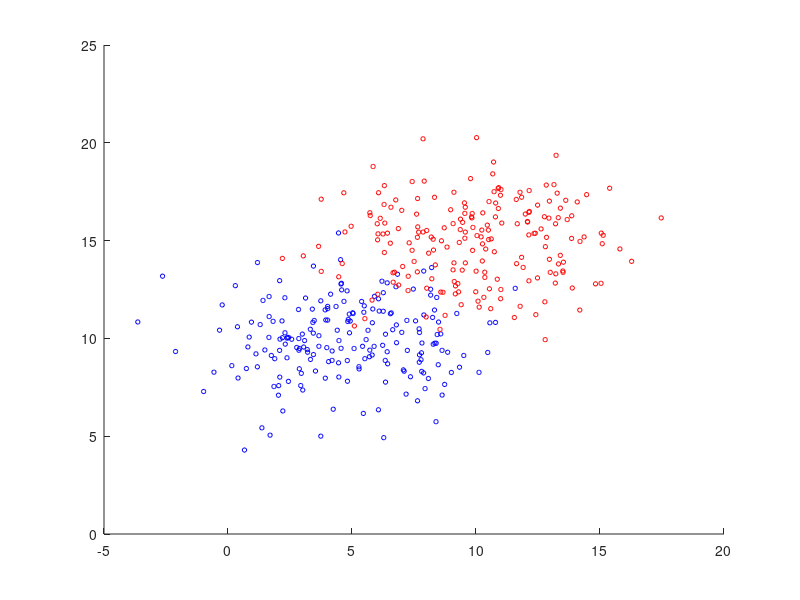

The MATLAB script that drew this image: (Note: this script raises an error after producing the figure.)
clear all;
close all;

MU1 = [5 10];
SIGMA1 = [8 0; 0 4];
MU2 = [10 15];
SIGMA2 = [8 0; 0 4];

R1 = chol(SIGMA1);
R2= chol(SIGMA2);

X1 = repmat(MU1,200,1) + randn(200,2)*R1;
X2 = repmat(MU2,200,1) + randn(200,2)*R2;

SIGMA1 = cov(X1);
SIGMA2 = cov(X2);


range1 = [-5:0.1:20]
range2 = [-5:0.1:20]

figure;
hold on;

scatter(X1(:,1), X1(:,2), 10, 'b');
scatter(X2(:,1), X2(:,2), 10, 'r');

[a_vectors, a_values] = eigs(SIGMA1)
[b_vectors, b_values] = eigs(SIGMA2)

a_theta = atan2(a_vectors(2,1), a_vectors(1,1));
plot_ellipse(MU1(1), MU1(2), a_theta, sqrt(a_values(1,1)), sqrt(a_values(2,2)));

b_theta = atan2(b_vectors(2,1), b_vectors(1,1));
plot_ellipse(MU2(1), MU2(2), b_theta, sqrt(b_values(1,1)),sqrt(b_values(2,2)));

micd_1 = MICD([MU1; MU2], range1, range2, cat(3,SIGMA1,SIGMA2));
contour(range1, range2, micd_1', [1 1], '--r');
hold on;

case1_classes = {X1, X2};
confusion = zeros(size(case1_classes, 2));

for i=1:size(case1_classes, 2)
    current_class = cell2mat(case1_classes(i));
    for j=1:size(current_class, 1)

       predicted = MICD([MU1; MU2], current_class(j,1), current_class(j,2), cat(3, SIGMA1, SIGMA2));
   
       confusion(i,predicted) = confusion(i,predicted) + 1;
    end
end 

confusion

error = (sum(confusion(:)) - trace(confusion)) / sum(confusion(:))
